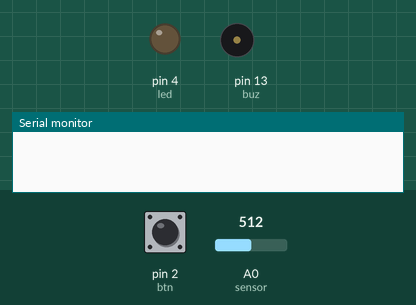
A sketch run on a simulated Arduino Mega 2560, built with avr-gcc and run on an emulated ATmega2560. Parts: output pins drawn as LEDs (lit = HIGH), buzzer (waves = sounding, pin HIGH), the last lines printed to the serial monitor. Dashed ring = blinking. The test bench sets the inputs (shaded band); at power-on: pin 2 (btn) HIGH, A0 (sensor) = 512. WiFi joins after 1.5 s; servers stay silent unless stated; no MQTT or app messages arrive unless stated.

Above: at 0.1 s.
At 2.7 s:
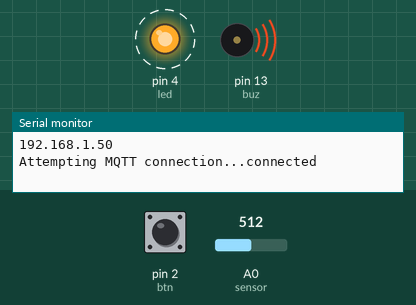
2.8 s: pin 2 (btn) pulled LOW for 0.6 s
At 2.92 s:
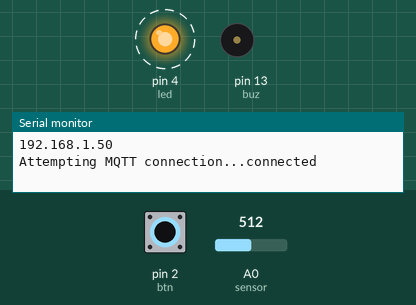
Timing chart, 0 to 11.8 s (numbered marks = the images above; inputs shaded):
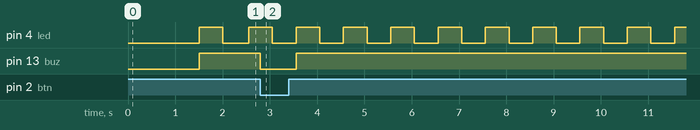

Measured:
- after the input at 2.8 s, pin 13 (buz): HIGH → LOW at once, → HIGH 0.76 s later
- by itself, pin 4 (led): alternates HIGH for 0.50 s and LOW for 0.50 s

The sketch:

gas-leak-detector.ino
```cpp
#include "WiFiEsp.h"
#include "SoftwareSerial.h"
#include <PubSubClient.h>

const byte btn = 2;//Push-button pin. Make sure to select a pin that supports interruption
const byte buz = 13;//Buzzer output pin
const byte sensor = A0;//MQ-6 sensor input pin
const byte led = 4;//LED output pin

const char* mqttServer = "server-address"; //server address
const int mqttPort = 1234; //server port
const char* topic = "alarm/sounding";//topic on broker
const char* clientName = "client-name";//client's name
const int place = 2020;//facility Id
int level = 0;//gas level

char ssid[] = "ssid"; //your network ssid
char pass[] = "your-password";//your network password

volatile byte status = 0;//status of considerable gas level detection
byte isMsgSent = 0;
String format = "";//formated message to be published on topic
byte statusConnection = WL_IDLE_STATUS;

SoftwareSerial Serial2(6, 7); //pins to emulate serial and communicate with ESP8266, RX/TX

WiFiEspClient wifi;

PubSubClient client(wifi);

void blink() {
  digitalWrite(led, HIGH);
  delay(500);
  digitalWrite(led, LOW);
  delay(500);
}

void monitorEnvironment() {
  if (analogRead(sensor) > 300) {
    level = analogRead(sensor);
    turnOnBuzzer();
  }
}

void mqttReConnect() {
  while (!client.connected()) {
    Serial.print("Attempting MQTT connection...");
    if (client.connect(clientName)) {
      Serial.println("connected");
    } else {
      Serial.print("failed, state=");//prints connect state
      Serial.print(client.state());
    }
  }
}

void messageController() {
  if (!isMsgSent && status) {//If the message is already sent, it won't do it again
    format = "{\"level\":" + String(level) + ", \"place\":" + String(place) + "}";
    sendMessage(topic, format.c_str());//Publishes the gas level and the facility Id
  }
  else if (isMsgSent && !status)
    isMsgSent = !isMsgSent;
}

void sendMessage(char* topic, char* message) {
  if (!client.publish(topic, message))
    Serial.println("Publish failed!");
  else
    isMsgSent = 1;
}

void turnOffBuzzer() {
  status = 0;
  digitalWrite(buz, status);
}

void turnOnBuzzer() {
  status = 1;
  digitalWrite(buz, status);
}

void setup()
{
  pinMode(buz, OUTPUT);
  pinMode(btn, INPUT_PULLUP);
  pinMode(sensor, INPUT);
  pinMode(led, OUTPUT);
  attachInterrupt(digitalPinToInterrupt(btn), turnOffBuzzer, FALLING);

  Serial.begin(9600);
  Serial2.begin(9600);
  WiFi.init(&Serial2); //Initializes serial communication with ESP8266

  while (statusConnection != WL_CONNECTED) {
    statusConnection = WiFi.begin(ssid, pass);
  }
  Serial.println(WiFi.localIP());
  client.setServer(mqttServer, mqttPort);
}

void loop()
{
  monitorEnvironment();

  if (status) {
    blink();
  }

  if (!client.connected()) {
    mqttReConnect();
  }

  messageController();
}
```
